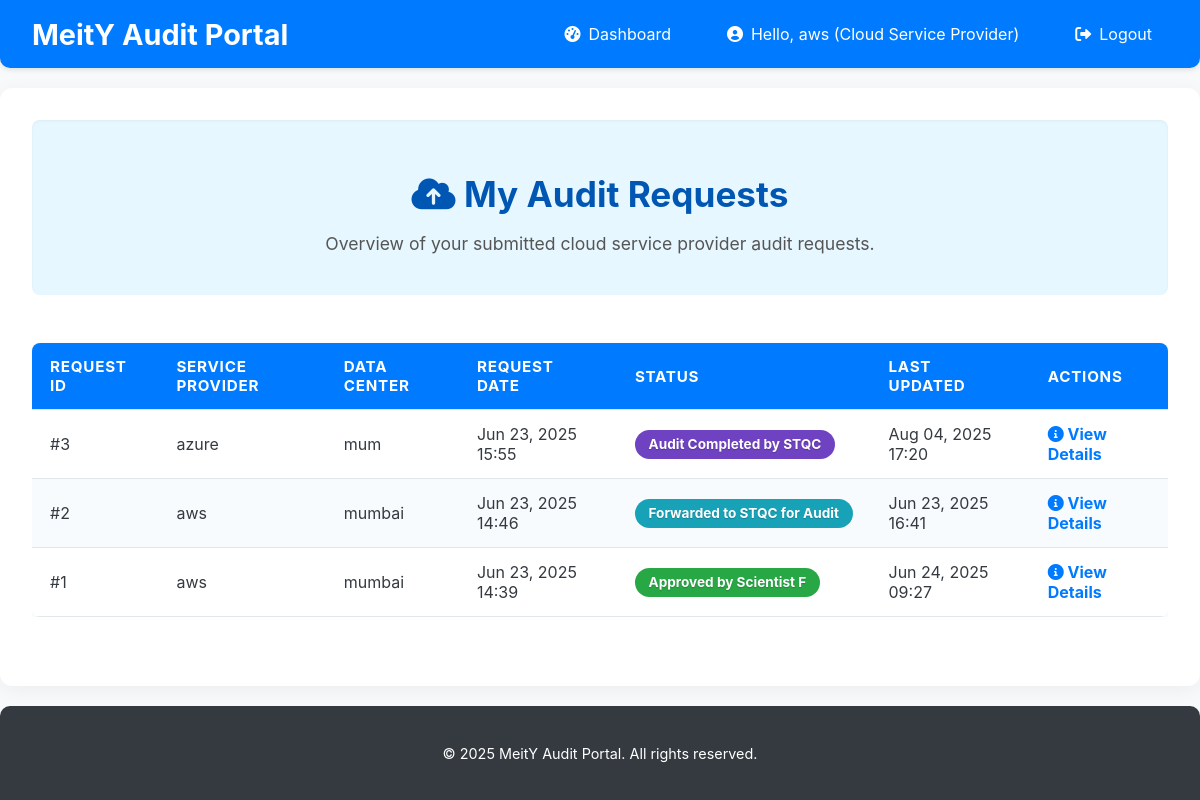
Page /requests/ (signed in) on the committed database.
### users/models.py (models this page shows, shortened)
class CustomUser(AbstractUser):
    ROLE_CHOICES = (
        ('CSP', 'Cloud Service Provider'),
        ('MeitY_Reviewer', 'MeitY Reviewer'),
        ('STQC_Auditor', 'STQC Auditor'),
        ('Scientist_F', 'Scientist F (Governing Authority)'),
    )
    role = models.CharField(max_length=50, choices=ROLE_CHOICES, default='CSP')
    organization = models.CharField(max_length=255, blank=True, null=True) # E.g., AWS, Azure, MeitY, STQC
    @property
    def is_csp(self):
        return self.role == 'CSP'
    @property
    def is_meity_reviewer(self):
        return self.role == 'MeitY_Reviewer'

### audit_management/models.py (models this page shows, shortened)
class AuditRequest(models.Model):
    STATUS_CHOICES = (
        ('Submitted_by_CSP', 'Submitted by CSP'), # Initial state
        ('Forwarded_to_STQC', 'Forwarded to STQC for Audit'), # After MeitY Reviewer forwards
        ('Audit_Completed_by_STQC', 'Audit Completed by STQC'), # After STQC Auditor completes
        ('Approved_by_ScientistF', 'Approved by Scientist F'), # Final approval
        ('Rejected_by_ScientistF', 'Rejected by Scientist F'), # Final rejection
    )
    csp = models.ForeignKey(settings.AUTH_USER_MODEL, on_delete=models.CASCADE,
                            limit_choices_to={'role': 'CSP'}, related_name='audit_requests')
    service_provider_name = models.CharField(max_length=255, help_text="Name of the Cloud Service Provider")
    data_center_location = models.CharField(max_length=255)
    request_date = models.DateTimeField(auto_now_add=True)
    status = models.CharField(max_length=50, choices=STATUS_CHOICES, default='Submitted_by_CSP')
    description = models.TextField(blank=True, null=True)
    last_updated = models.DateTimeField(auto_now=True)
    certificate_of_empanelment = models.FileField(
        upload_to='certificates/',
        null=True,
        blank=True
    )
    class Meta:
        ordering = ['-request_date'] # Order by most recent requests first

### audit_management/views.py (the view, shortened to what this page needs)
# urls.py: path('requests/', views.audit_request_list, name='audit_request_list'),
@login_required
def audit_request_list(request):
    pending_requests = AuditRequest.objects.none()
    reviewed_requests = AuditRequest.objects.none()
    audit_requests_all = AuditRequest.objects.all()
    if request.user.is_csp:
        audit_requests = audit_requests_all.filter(csp=request.user)
    elif request.user.is_stqc_auditor:
        audit_requests = audit_requests_all.filter(status='Forwarded_to_STQC')
        print(f"STQC Auditor: Filtering for status 'Forwarded_to_STQC'. Found {audit_requests.count()} requests.") # DEBUG
        for req in audit_requests: # DEBUG
            print(f"  - Request ID: {req.id}, Current Status: {req.status}") # DEBUG
    elif request.user.is_scientist_f:
        audit_requests = audit_requests_all # Scientist F views all requests
    else:
        messages.error(request, "Access denied. Your role cannot view audit requests.")
        return redirect('dashboard')
    context = {
        'audit_requests': audit_requests, # This remains the main list for non-MeitY roles
        'pending_requests': pending_requests, # Specific for MeitY reviewer
        'reviewed_requests': reviewed_requests, # Specific for MeitY reviewer
    }
    return render(request, 'audit_management/audit_request_list.html', context)

### templates/audit_management/audit_request_list.html (shortened to what this page needs)
{% extends 'base.html' %}
{% block content %}
<div class="section-header">
    {% if user.is_csp %}
        <h2><i class="fas fa-cloud-upload-alt"></i> My Audit Requests</h2>
        <p>Overview of your submitted cloud service provider audit requests.</p>
    {% elif user.is_meity_reviewer %}
        <h2><i class="fas fa-clipboard-list"></i> MeitY Reviewer Dashboard</h2>
        <p>Manage pending and reviewed audit requests.</p>
    {% elif user.is_stqc_auditor %}
        <h2><i class="fas fa-tasks"></i> Assigned Audits</h2>
        <p>Audit requests assigned to you for conducting the audit process.</p>
    {% elif user.is_scientist_f %}
        <h2><i class="fas fa-globe"></i> All Audit Requests</h2>
        <p>Comprehensive list of all audit requests across the lifecycle.</p>
    {% endif %}
</div>
{% if user.is_meity_reviewer %}
    <h3 style="color: #007bff; margin-top: 2.5rem; margin-bottom: 1rem; font-size: 1.8rem; border-bottom: 2px solid #e9ecef; padding-bottom: 0.5rem;"><i class="fas fa-hourglass-half"></i> Pending Reviews</h3>
    {% if pending_requests %}
        <div class="audit-table-container">
            <table class="audit-table">
                <thead>
                    <tr>
                        <th>Request ID</th>
                        <th>Service Provider</th>
                        <th>Data Center</th>
                        <th>Request Date</th>
                        <th>Status</th>
                        <th>Last Updated</th>
                        <th>Actions</th>
                    </tr>
                </thead>
                <tbody>
                    {% for request in pending_requests %}
                    <tr onclick="window.location.href='{% url 'audit_request_detail' pk=request.pk %}';">
                        <td data-label="Request ID">#{{ request.id }}</td>
                        <td data-label="Service Provider">{{ request.service_provider_name }}</td>
                        <td data-label="Data Center">{{ request.data_center_location }}</td>
                        <td data-label="Request Date">{{ request.request_date|date:"M d, Y H:i" }}</td>
                        <td data-label="Status">
                            <span class="status-badge status-{{ request.status }}">{{ request.get_status_display }}</span>
                        </td>
                        <td data-label="Last Updated">{{ request.last_updated|date:"M d, Y H:i" }}</td>
                        <td data-label="Actions">
                            <a href="{% url 'audit_request_detail' pk=request.pk %}" class="action-link"><i class="fas fa-info-circle"></i> View Details</a>
                        </td>
                    </tr>
                    {% endfor %}
                </tbody>
            </table>
        </div>
    {% else %}
        <p class="no-requests">
            <i class="fas fa-check-double fa-2x"></i><br>
            No audit requests currently pending your review.
        </p>
    {% endif %}
    <h3 style="color: #28a745; margin-top: 3.5rem; margin-bottom: 1rem; font-size: 1.8rem; border-bottom: 2px solid #e9ecef; padding-bottom: 0.5rem;"><i class="fas fa-history"></i> Reviewed Requests</h3>
    {% if reviewed_requests %}
        <div class="audit-table-container">
            <table class="audit-table">
                <thead>
                    <tr>
                        <th>Request ID</th>
                        <th>Service Provider</th>
                        <th>Data Center</th>
                        <th>Request Date</th>
                        <th>Status</th>
                        <th>Last Updated</th>
                        <th>Actions</th>
                    </tr>
                </thead>
                <tbody>
                    {% for request in reviewed_requests %}
                    <tr onclick="window.location.href='{% url 'audit_request_detail' pk=request.pk %}';">
                        <td data-label="Request ID">#{{ request.id }}</td>
                        <td data-label="Service Provider">{{ request.service_provider_name }}</td>
                        <td data-label="Data Center">{{ request.data_center_location }}</td>
                        <td data-label="Request Date">{{ request.request_date|date:"M d, Y H:i" }}</td>
                        <td data-label="Status">
                            <span class="status-badge status-{{ request.status }}">{{ request.get_status_display }}</span>
                        </td>
                        <td data-label="Last Updated">{{ request.last_updated|date:"M d, Y H:i" }}</td>
                        <td data-label="Actions">
                            <a href="{% url 'audit_request_detail' pk=request.pk %}" class="action-link"><i class="fas fa-info-circle"></i> View Details</a>
                        </td>
                    </tr>
                    {% endfor %}
                </tbody>
            </table>
        </div>
    {% else %}
        <p class="no-requests" style="border-color: #c9e4c9; background-color: #e9f5e9; color: #1a6d1a;">
            <i class="fas fa-clipboard-check fa-2x"></i><br>
            No requests have been reviewed by you yet, or are currently being processed by STQC/Scientist F.
        </p>
    {% endif %}
{% else %}
    {% if audit_requests %}
        <div class="audit-table-container">
            <table class="audit-table">
                <thead>
                    <tr>
                        <th>Request ID</th>
                        <th>Service Provider</th>
                        <th>Data Center</th>
                        <th>Request Date</th>
                        <th>Status</th>
                        <th>Last Updated</th>
                        <th>Actions</th>
                    </tr>
                </thead>
                <tbody>
                    {% for request in audit_requests %}
                    <tr onclick="window.location.href='{% url 'audit_request_detail' pk=request.pk %}';">
                        <td data-label="Request ID">#{{ request.id }}</td>
                        <td data-label="Service Provider">{{ request.service_provider_name }}</td>
                        <td data-label="Data Center">{{ request.data_center_location }}</td>
                        <td data-label="Request Date">{{ request.request_date|date:"M d, Y H:i" }}</td>
                        <td data-label="Status">
                            <span class="status-badge status-{{ request.status }}">{{ request.get_status_display }}</span>
                        </td>
                        <td data-label="Last Updated">{{ request.last_updated|date:"M d, Y H:i" }}</td>
                        <td data-label="Actions">
                            <a href="{% url 'audit_request_detail' pk=request.pk %}" class="action-link"><i class="fas fa-info-circle"></i> View Details</a>
                        </td>
                    </tr>
                    {% endfor %}
                </tbody>
            </table>
        </div>
    {% endif %}
{% endif %}
{% endblock %}

### templates/base.html (shortened to what this page needs)
<!DOCTYPE html>
<html lang="en">
<head>
    <link rel="stylesheet" href="https://cdnjs.cloudflare.com/ajax/libs/font-awesome/6.0.0-beta3/css/all.min.css">
</head>
<body>
    <header class="navbar">
        <a href="{% url 'home' %}" class="navbar-brand">MeitY Audit Portal</a>
        <nav>
            <ul class="navbar-nav">
                {% if user.is_authenticated %}
                    <li class="nav-item">
                        <a href="{% url 'dashboard' %}" class="nav-link">
                            <i class="fas fa-tachometer-alt"></i> Dashboard
                        </a>
                    </li>
                    <li class="nav-item">
                        <span class="nav-link">
                            <i class="fas fa-user-circle"></i> Hello, {{ user.username }} ({{ user.get_role_display }})
                        </span>
                    </li>
                    <li class="nav-item">
                        <a href="{% url 'logout' %}" class="nav-link">
                            <i class="fas fa-sign-out-alt"></i> Logout
                        </a>
                    </li>
                {% endif %}
            </ul>
        </nav>
    </header>
    <main class="container">
        {% block content %}{% endblock %}
    </main>
    <footer class="footer">
        <p>&copy; 2025 MeitY Audit Portal. All rights reserved.</p>
    </footer>
</body>
</html>

### templates/base.html (style rules this page uses)
body { font-family: 'Inter', sans-serif; margin: 0; padding: 0; background-color: #f8f9fa; color: #343a40; display: flex; flex-direction: column; min-height: 100vh; }
.navbar { background-color: #007bff; color: white; padding: 1rem 2rem; box-shadow: 0 2px 5px rgba(0, 0, 0, 0.1); display: flex; justify-content: space-between; align-items: center; flex-wrap: wrap; border-bottom-left-radius: 10px; border-bottom-right-radius: 10px; }
.navbar-brand { font-size: 1.8rem; font-weight: bold; color: white; text-decoration: none; margin-right: 2rem; }
.navbar-nav { display: flex; list-style: none; margin: 0; padding: 0; align-items: center; }
.nav-item { margin-left: 1.5rem; }
.nav-link { color: white; text-decoration: none; padding: 0.5rem 1rem; border-radius: 5px; transition: background-color 0.3s ease; display: flex; align-items: center; }
.nav-link i { margin-right: 0.5rem; }
.container { flex-grow: 1; padding: 2rem; max-width: 1200px; margin: 20px auto; background-color: white; border-radius: 12px; box-shadow: 0 4px 20px rgba(0, 0, 0, 0.05); overflow: hidden; }
.footer { background-color: #343a40; color: white; text-align: center; padding: 1.5rem 2rem; margin-top: auto; border-top-left-radius: 10px; border-top-right-radius: 10px; font-size: 0.9rem; }

### templates/audit_management/audit_request_list.html (style rules this page uses)
.section-header { background-color: #e6f7ff; padding: 1.5rem; border-radius: 8px; margin-bottom: 2rem; text-align: center; box-shadow: inset 0 1px 3px rgba(0,0,0,0.05); color: #0056b3; }
.section-header h2 { margin-bottom: 0.5rem; font-size: 2.2rem; }
.section-header p { font-size: 1.1rem; color: #555; }
.audit-table-container { overflow-x: auto; }
.audit-table { width: 100%; border-collapse: collapse; margin-top: 1rem; box-shadow: 0 2px 8px rgba(0,0,0,0.05); border-radius: 8px; overflow: hidden; }
.audit-table th, .audit-table td { padding: 14px 18px; text-align: left; border-bottom: 1px solid #e0e6e9; }
.audit-table th { background-color: #007bff; color: white; font-weight: bold; text-transform: uppercase; font-size: 0.95rem; letter-spacing: 0.05em; }
.audit-table tbody tr:nth-child(even) { background-color: #f8fbfd; }
.status-badge { display: inline-block; padding: 0.5em 1em; border-radius: 25px; font-size: 0.85em; font-weight: bold; text-align: center; white-space: nowrap; color: white; text-shadow: 0 1px 1px rgba(0,0,0,0.2); }
.status-Forwarded_to_STQC { background-color: #17a2b8; }
.status-Audit_Completed_by_STQC { background-color: #6f42c1; }
.status-Approved_by_ScientistF { background-color: #28a745; }
.action-link { color: #007bff; text-decoration: none; font-weight: bold; transition: color 0.3s ease; }

### rows in the picture
CustomUser: username "aws", role "Cloud Service Provider"
AuditRequest: id "3", service_provider_name "azure", data_center_location "mum", request_date "Jun 23, 2025 15:55", status "Audit Completed by STQC", last_updated "Aug 04, 2025 17:20"
AuditRequest: id "2", service_provider_name "aws", data_center_location "mumbai", request_date "Jun 23, 2025 14:46", status "Forwarded to STQC for Audit", last_updated "Jun 23, 2025 16:41"
AuditRequest: id "1", service_provider_name "aws", data_center_location "mumbai", request_date "Jun 23, 2025 14:39", status "Approved by Scientist F", last_updated "Jun 24, 2025 09:27"
